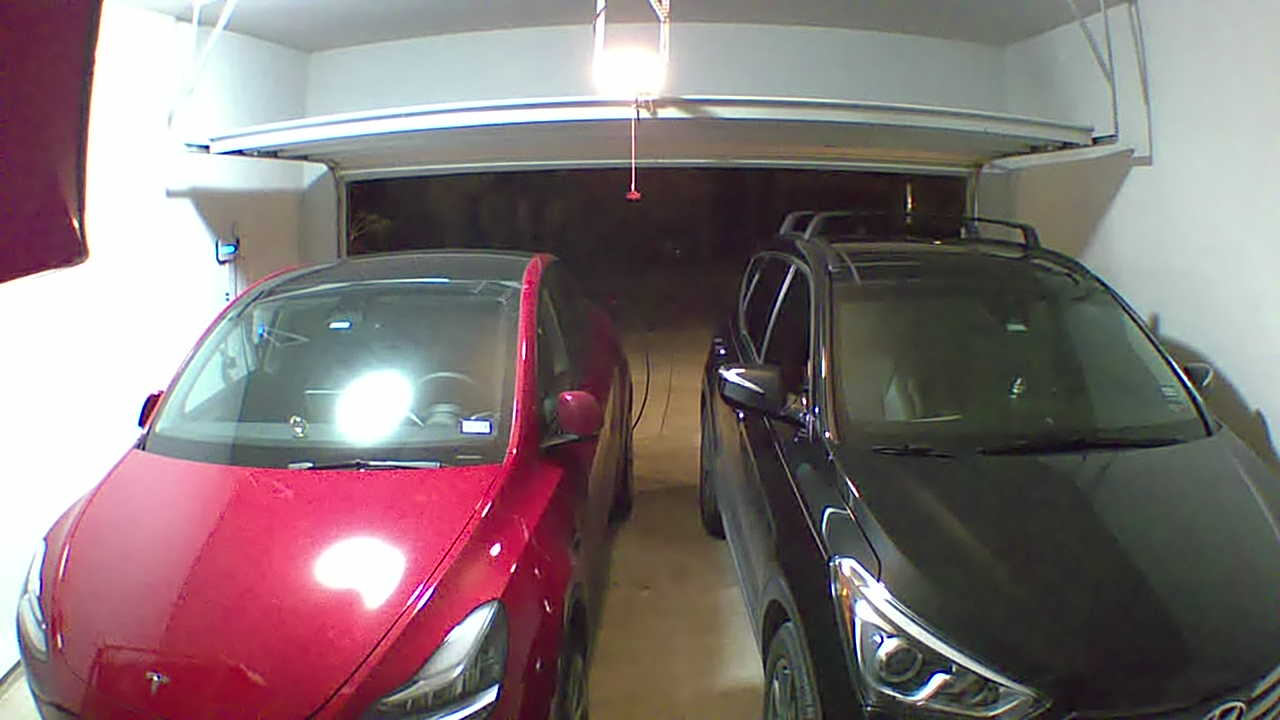
#> input picture garage_current_image.jpg, 1280 x 720 px
$ python garage_door_detection.py
#> lines starting #> are read from the running program, lines starting #| are printed output that depends on the picture; after the words box and inside, x2 and y2 are one past the last pixel; in counts of white or black regions, pixels touching at a corner belong together
import cv2
from numpy import *

imgFile = 'garage_current_image.jpg'

img = cv2.imread(imgFile)
#> img is the input picture: shape (720, 1280, 3); mean B, G, R 116, 114.3, 129.4
height, width, channels = img.shape
#> height = 720; width = 1280; channels = 3
mask = zeros((height+2, width+2), uint8)

start_pixel = (360, 200)
diff = (5, 5, 5)

retval, rect, rect2, _ = cv2.floodFill(
    img, mask, start_pixel, (0, 255, 0), diff, diff)
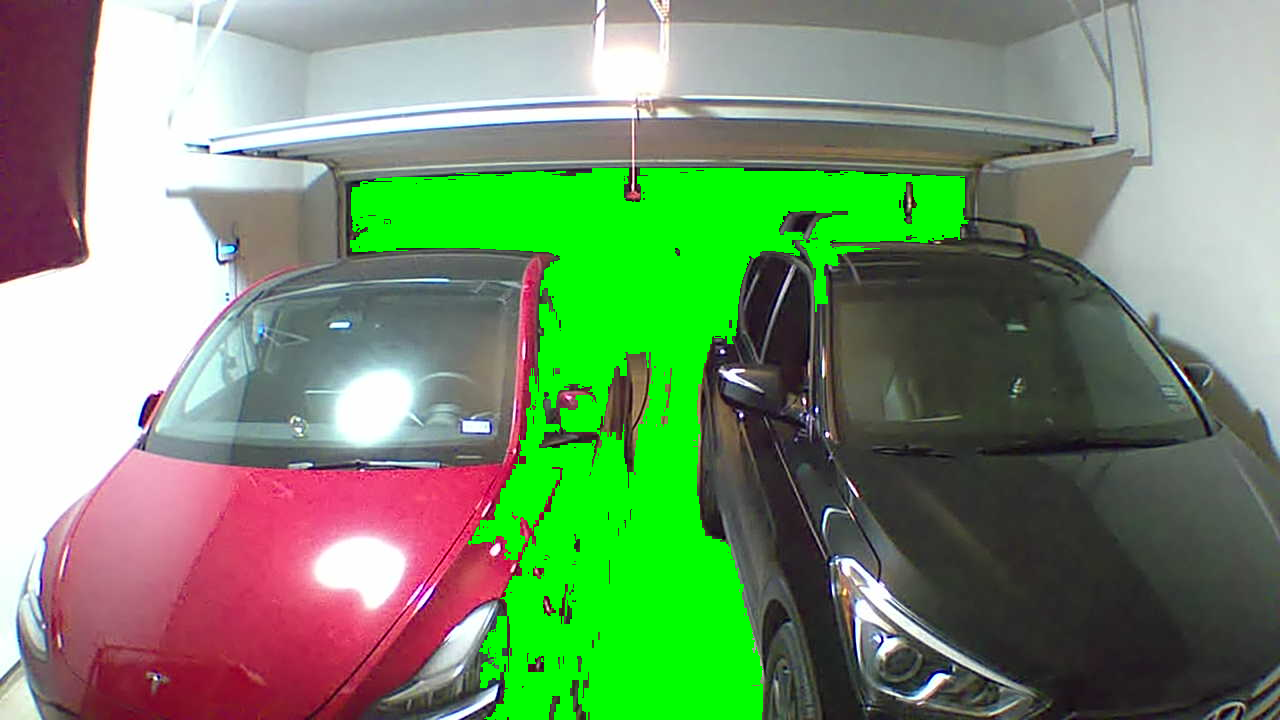
#> rect: shape (720, 1280, 3); mean B, G, R 108.6, 144.1, 118.1
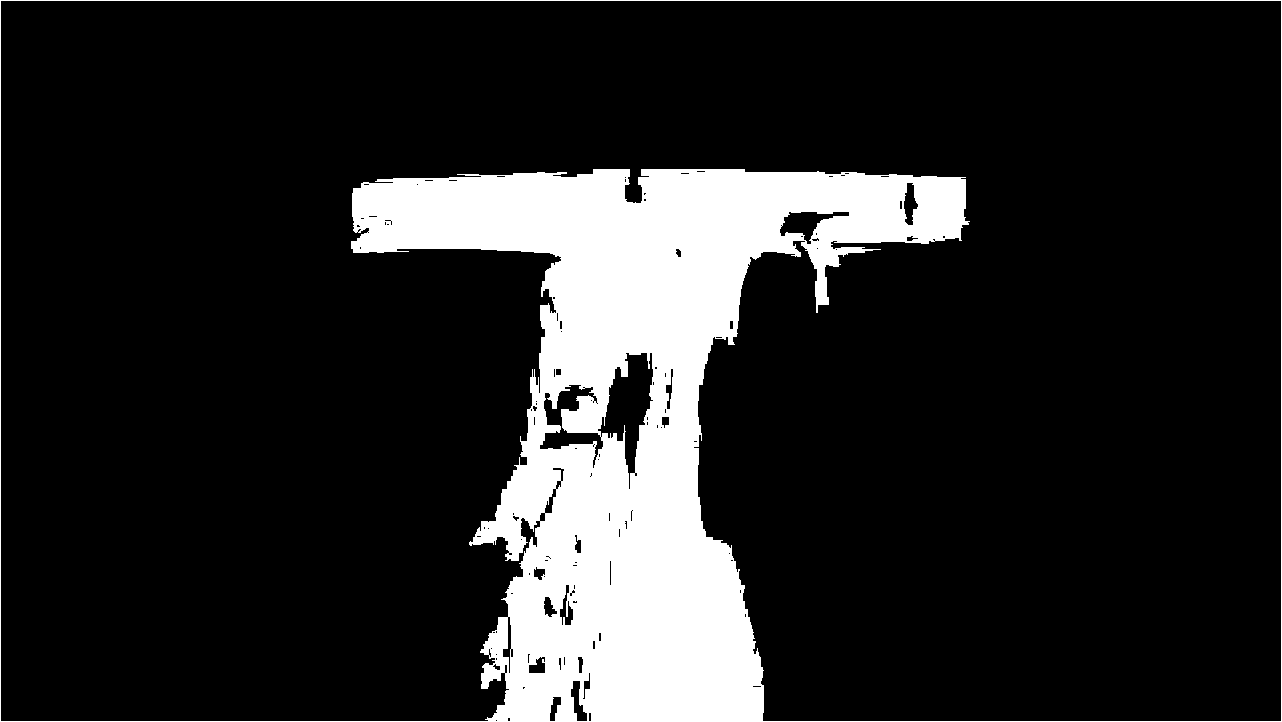
#> rect2: shape (722, 1282); values 0 (black) and 1 (white), 15.2% white; 1 white region, box (x1, y1, x2, y2) and area: (0, 0, 1282, 722) 140848
#> retval = 136844

print(retval)
#| 136844

if retval > 50000:
    print(imgFile + ": garage door open")
else:
    print(imgFile + ": garage door closed")

cv2.imwrite(imgFile.replace(".jpg", "") + "_result.jpg", img)

# [10 lines of commented-out code are left out]

$ run again, with garage_closed.jpg copied over garage_current_image.jpg
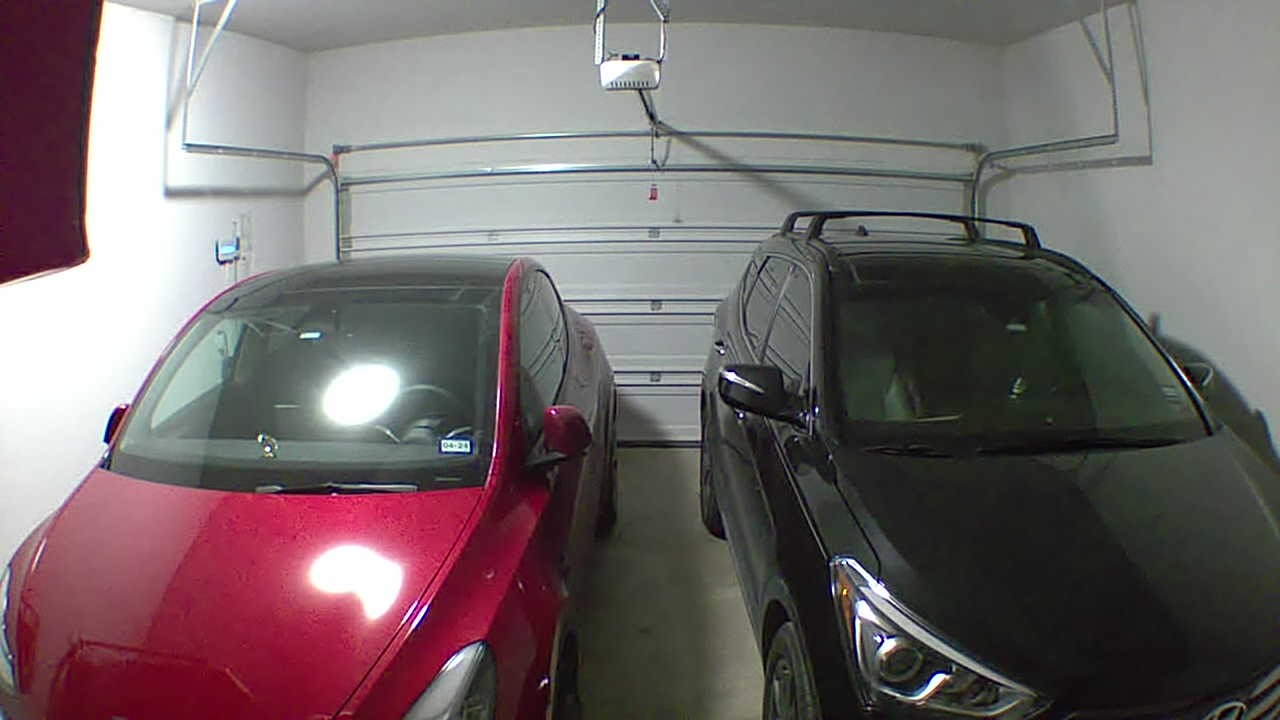
#> input picture garage_closed.jpg, 1280 x 720 px
#> img is the input picture: shape (720, 1280, 3); mean B, G, R 105, 103.8, 114.3
#> `retval, rect, rect2, _ = cv2.floodFill( img, mask, start_pixel, (0, 25..`:
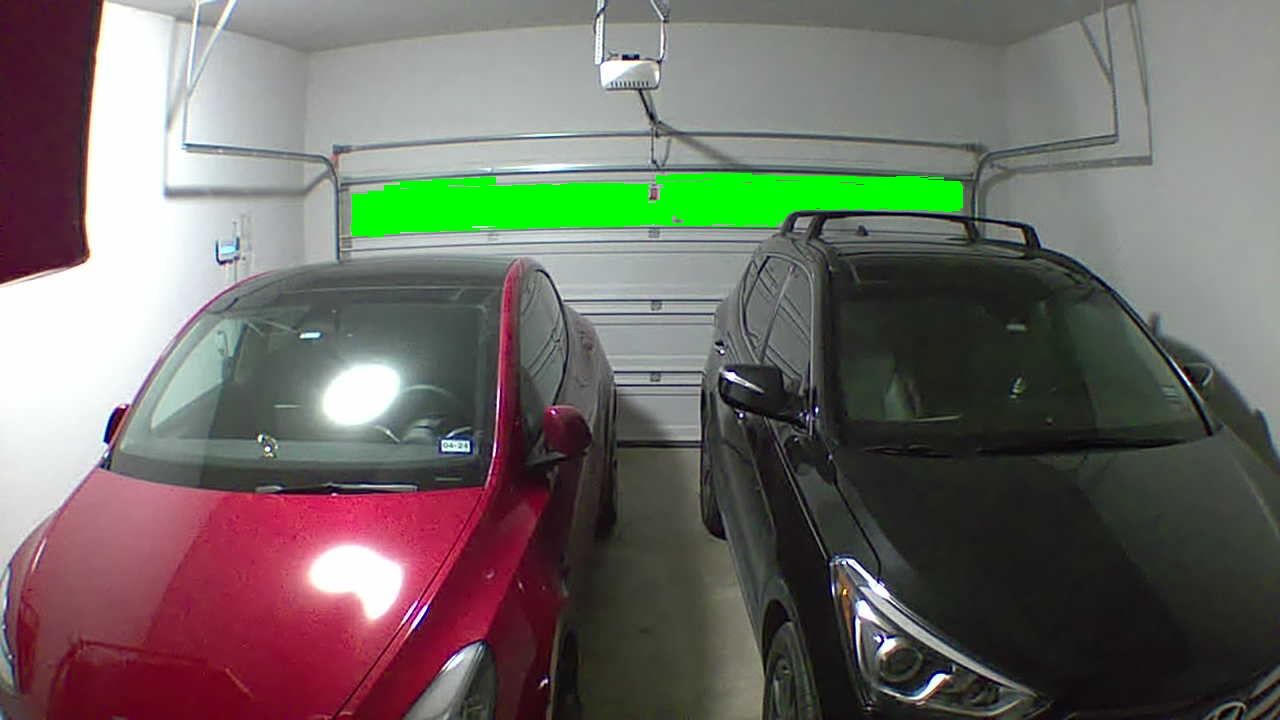
#> rect: shape (720, 1280, 3); mean B, G, R 100.3, 106.3, 109.7
#> `retval, rect, rect2, _ = cv2.floodFill( img, mask, start_pixel, (0, 25..`:
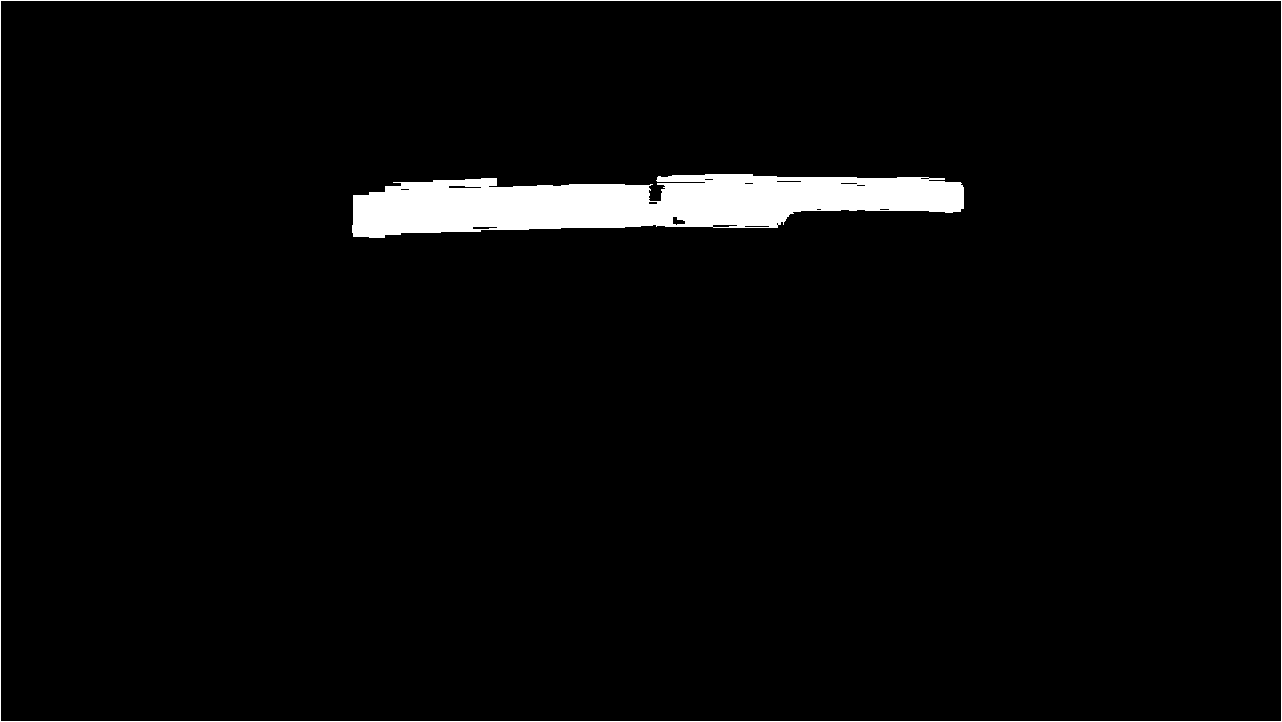
#> rect2: shape (722, 1282); values 0 (black) and 1 (white), 3.3% white; 2 white regions, box (x1, y1, x2, y2) and area: (352, 174, 964, 238) 26194, (0, 0, 1282, 722) 4004
#> retval = 26194
#| 26194
